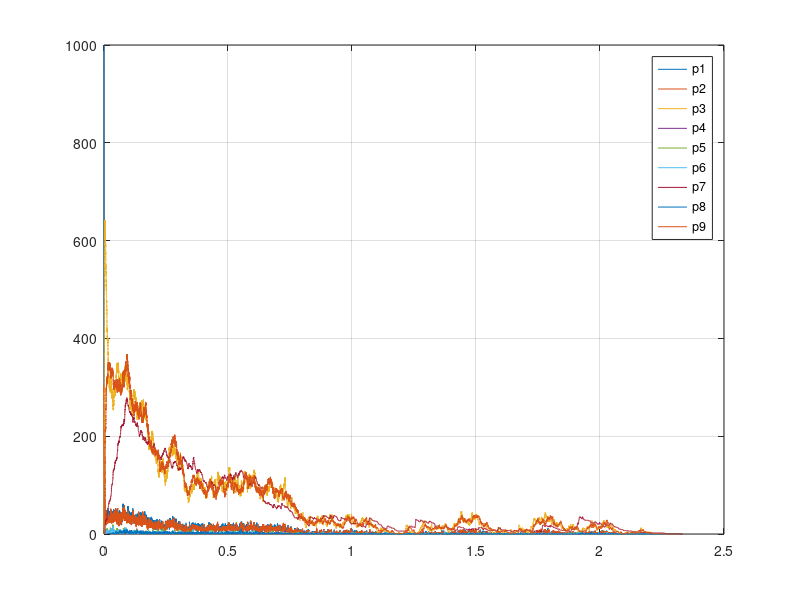
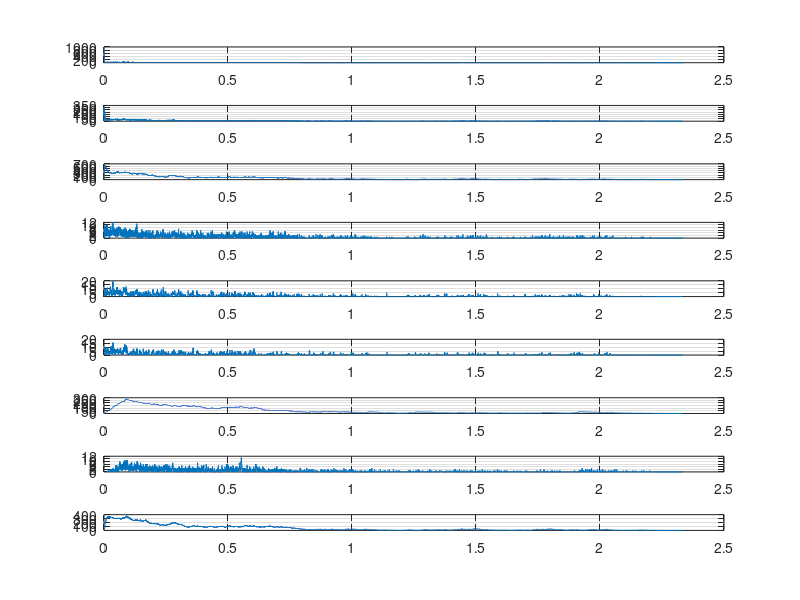

Reproduce these figures in MATLAB, in order.

close all
clear all
clc


tend = 100; 

 k12 = 870; %per sec
 k23 = 1000;
 k34 = 13.10;
 k45 = 1000;
 k56 = 870;
 k67 = 1000;
 k78 = 13.10;
 k81 = 1000;
 k01 = 100;
 k30 = 100;
 k40 = 100;


t(1) = 0;
p1(1) = 1000;
p2(1) = 0;
p3(1) = 0;
p4(1) = 0;
p5(1) = 0;
p6(1) = 0;
p7(1) = 0;
p8(1) = 0;
p9(1) = 0;
i = 1;              


while t(end)< tend
   
    rates = zeros(1,18);
    rates(1) = p8(i)*k81 + p9(i)*k01;
    rates(2) = p1(i)*k12;
    
    rates(3) = p1(i)*k12;
    rates(4) = p2(i)*k23;
    
    rates(5) = p2(i)*k23;
    rates(6) = p3(i)*(k34 + k30);
    
    rates(7) = p3(i)*k34;
    rates(8) = p4(i)*(k45 + k40);
    
    rates(9) = p4(i)*k45;
    rates(10) = p5(i)*k56;
    
    rates(11) = p5(i)*k56;
    rates(12) = p6(i)*k67;
    
    rates(13) = p6(i)*k67;
    rates(14) = p7(i)*k78;
    
    rates(15) = p7(i)*k78;
    rates(16) = p8(i)*k81;
    
    rates(17) = p4(i)*k40 + p3(i)*k30;
    rates(18) = p9(i)*k01;
    
    rate_sum = sum(rates);
    
    
    r1 = rand(1);
    tau = (1/rate_sum)*log(1/r1);
    
    t(i+1) = t(i) + tau;
    
    
    r2 = rand(1);
    
    if r2*rate_sum <= rates(1)
        p1(i+1) = p1(i) + 1;
        p2(i+1) = p2(i);
        p3(i+1) = p3(i);
        p4(i+1) = p4(i);
        p5(i+1) = p5(i);
        p6(i+1) = p6(i);
        p7(i+1) = p7(i);
        p8(i+1) = p8(i);
        p9(i+1) = p9(i);
               
        
    elseif r2 * rate_sum > rates(1) && r2 * rate_sum <= rates(1) + rates(2)
        p1(i+1) = p1(i) - 1;
        p2(i+1) = p2(i);
        p3(i+1) = p3(i);
        p4(i+1) = p4(i);
        p5(i+1) = p5(i);
        p6(i+1) = p6(i);
        p7(i+1) = p7(i);
        p8(i+1) = p8(i);
        p9(i+1) = p9(i);
        
    elseif r2 * rate_sum > rates(1) + rates(2) && r2 * rate_sum <= rates(1) + rates(2) + rates(3)
        p1(i+1) = p1(i);
        p2(i+1) = p2(i) + 1;
        p3(i+1) = p3(i);
        p4(i+1) = p4(i);
        p5(i+1) = p5(i);
        p6(i+1) = p6(i);
        p7(i+1) = p7(i);
        p8(i+1) = p8(i);
        p9(i+1) = p9(i);
        
    elseif r2 * rate_sum > rates(1) + rates(2) + rates(3)  && r2 * rate_sum <= rates(1) + rates(2) + rates(3) + rates(4)
        p1(i+1) = p1(i);
        p2(i+1) = p2(i) - 1;
        p3(i+1) = p3(i);
        p4(i+1) = p4(i);
        p5(i+1) = p5(i);
        p6(i+1) = p6(i);
        p7(i+1) = p7(i);
        p8(i+1) = p8(i);
        p9(i+1) = p9(i);
   
    elseif r2 * rate_sum > rates(1) + rates(2) + rates(3) + rates(4)  && r2 * rate_sum <= rates(1) + rates(2) + rates(3) + rates(4) + rates(5)
        p1(i+1) = p1(i);
        p2(i+1) = p2(i);
        p3(i+1) = p3(i) + 1;
        p4(i+1) = p4(i);
        p5(i+1) = p5(i);
        p6(i+1) = p6(i);
        p7(i+1) = p7(i);
        p8(i+1) = p8(i);
        p9(i+1) = p9(i);
        
    elseif r2 * rate_sum > rates(1) + rates(2) + rates(3) + rates(4) + rates(5)  && r2 * rate_sum <= rates(1) + rates(2) + rates(3) + rates(4) + rates(5) + rates(6)
        p1(i+1) = p1(i);
        p2(i+1) = p2(i);
        p3(i+1) = p3(i) - 1;
        p4(i+1) = p4(i);
        p5(i+1) = p5(i);
        p6(i+1) = p6(i);
        p7(i+1) = p7(i);
        p8(i+1) = p8(i);
        p9(i+1) = p9(i);
        
    elseif r2 * rate_sum > rates(1) + rates(2) + rates(3) + rates(4) + rates(5) + rates(6)  && r2 * rate_sum <= rates(1) + rates(2) + rates(3) + rates(4) + rates(5) + rates(6) + rates(7)
        p1(i+1) = p1(i);
        p2(i+1) = p2(i);
        p3(i+1) = p3(i);
        p4(i+1) = p4(i) + 1;
        p5(i+1) = p5(i);
        p6(i+1) = p6(i);
        p7(i+1) = p7(i);
        p8(i+1) = p8(i);
        p9(i+1) = p9(i);
        
    elseif r2 * rate_sum > rates(1) + rates(2) + rates(3) + rates(4) + rates(5) + rates(6) + rates(7)  && r2 * rate_sum <= rates(1) + rates(2) + rates(3) + rates(4) + rates(5) + rates(6) + rates(7) + rates(8)
        p1(i+1) = p1(i);
        p2(i+1) = p2(i);
        p3(i+1) = p3(i);
        p4(i+1) = p4(i) - 1;
        p5(i+1) = p5(i);
        p6(i+1) = p6(i);
        p7(i+1) = p7(i);
        p8(i+1) = p8(i);
        p9(i+1) = p9(i);
        
    elseif r2 * rate_sum > rates(1) + rates(2) + rates(3) + rates(4) + rates(5) + rates(6) + rates(7) + rates(8)  && r2 * rate_sum <= rates(1) + rates(2) + rates(3) + rates(4) + rates(5) + rates(6) + rates(7) + rates(8) + rates(9)
        p1(i+1) = p1(i);
        p2(i+1) = p2(i);
        p3(i+1) = p3(i);
        p4(i+1) = p4(i);
        p5(i+1) = p5(i) + 1;
        p6(i+1) = p6(i);
        p7(i+1) = p7(i);
        p8(i+1) = p8(i);
        p9(i+1) = p9(i);
        
    elseif r2 * rate_sum > rates(1) + rates(2) + rates(3) + rates(4) + rates(5) + rates(6) + rates(7) + rates(8) + rates(9)  && r2 * rate_sum <=  rates(1) + rates(2) + rates(3) + rates(4) + rates(5) + rates(6) + rates(7) + rates(8) + rates(9) + rates(10)
       p1(i+1) = p1(i);
        p2(i+1) = p2(i);
        p3(i+1) = p3(i);
        p4(i+1) = p4(i);
        p5(i+1) = p5(i) - 1;
        p6(i+1) = p6(i);
        p7(i+1) = p7(i);
        p8(i+1) = p8(i);
        p9(i+1) = p9(i);
        
    elseif r2 * rate_sum > rates(1) + rates(2) + rates(3) + rates(4) + rates(5) + rates(6) + rates(7) + rates(8) + rates(9) + rates(10)  && r2 * rate_sum <= rates(1) + rates(2) + rates(3) + rates(4) + rates(5) + rates(6) + rates(7) + rates(8) + rates(9) + rates(10) + rates(11)
        p1(i+1) = p1(i);
        p2(i+1) = p2(i);
        p3(i+1) = p3(i);
        p4(i+1) = p4(i);
        p5(i+1) = p5(i);
        p6(i+1) = p6(i) + 1;
        p7(i+1) = p7(i);
        p8(i+1) = p8(i);
        p9(i+1) = p9(i);
     
     elseif r2 * rate_sum > rates(1) + rates(2) + rates(3) + rates(4) + rates(5) + rates(6) + rates(7) + rates(8) + rates(9) + rates(10) + rates(11)  && r2 * rate_sum <= rates(1) + rates(2) + rates(3) + rates(4) + rates(5) + rates(6) + rates(7) + rates(8) + rates(9) + rates(10) + rates(11) + rates(12)
        p1(i+1) = p1(i);
        p2(i+1) = p2(i);
        p3(i+1) = p3(i);
        p4(i+1) = p4(i);
        p5(i+1) = p5(i);
        p6(i+1) = p6(i) - 1;
        p7(i+1) = p7(i);
        p8(i+1) = p8(i);
        p9(i+1) = p9(i);
     
      elseif r2 * rate_sum > rates(1) + rates(2) + rates(3) + rates(4) + rates(5) + rates(6) + rates(7) + rates(8) + rates(9) + rates(10) + rates(11) + rates(12) && r2 * rate_sum <= rates(1) + rates(2) + rates(3) + rates(4) + rates(5) + rates(6) + rates(7) + rates(8) + rates(9) + rates(10) + rates(11) + rates(12) + rates(13)
        p1(i+1) = p1(i);
        p2(i+1) = p2(i);
        p3(i+1) = p3(i);
        p4(i+1) = p4(i);
        p5(i+1) = p5(i);
        p6(i+1) = p6(i);
        p7(i+1) = p7(i) + 1;
        p8(i+1) = p8(i);
        p9(i+1) = p9(i);
     
      elseif r2 * rate_sum > rates(1) + rates(2) + rates(3) + rates(4) + rates(5) + rates(6) + rates(7) + rates(8) + rates(9) + rates(10) + rates(11) + rates(12) + rates(13)  && r2 * rate_sum <= rates(1) + rates(2) + rates(3) + rates(4) + rates(5) + rates(6) + rates(7) + rates(8) + rates(9) + rates(10) + rates(11) + rates(12) + rates(13) + rates(14)
        p1(i+1) = p1(i);
        p2(i+1) = p2(i);
        p3(i+1) = p3(i);
        p4(i+1) = p4(i);
        p5(i+1) = p5(i);
        p6(i+1) = p6(i);
        p7(i+1) = p7(i) - 1;
        p8(i+1) = p8(i);
        p9(i+1) = p9(i);
     
      elseif r2 * rate_sum > rates(1) + rates(2) + rates(3) + rates(4) + rates(5) + rates(6) + rates(7) + rates(8) + rates(9) + rates(10) + rates(11) + rates(12) + rates(13) + rates(14)  && r2 * rate_sum <= rates(1) + rates(2) + rates(3) + rates(4) + rates(5) + rates(6) + rates(7) + rates(8) + rates(9) + rates(10) + rates(11) + rates(12) + rates(13) + rates(14) + rates(15)
         p1(i+1) = p1(i);
        p2(i+1) = p2(i);
        p3(i+1) = p3(i);
        p4(i+1) = p4(i);
        p5(i+1) = p5(i);
        p6(i+1) = p6(i);
        p7(i+1) = p7(i);
        p8(i+1) = p8(i) + 1;
        p9(i+1) = p9(i);
     
      elseif r2 * rate_sum > rates(1) + rates(2) + rates(3) + rates(4) + rates(5) + rates(6) + rates(7) + rates(8) + rates(9) + rates(10) + rates(11) + rates(12) + rates(13) + rates(14) + rates(15)  && r2 * rate_sum <= rates(1) + rates(2) + rates(3) + rates(4) + rates(5) + rates(6) + rates(7) + rates(8) + rates(9) + rates(10) + rates(11) + rates(12) + rates(13) + rates(14) + rates(15) + rates(16)
        p1(i+1) = p1(i);
        p2(i+1) = p2(i);
        p3(i+1) = p3(i);
        p4(i+1) = p4(i);
        p5(i+1) = p5(i);
        p6(i+1) = p6(i);
        p7(i+1) = p7(i);
        p8(i+1) = p8(i) - 1;
        p9(i+1) = p9(i);
     
       elseif r2 * rate_sum > rates(1) + rates(2) + rates(3) + rates(4) + rates(5) + rates(6) + rates(7) + rates(8) + rates(9) + rates(10) + rates(11) + rates(12) + rates(13) + rates(14) + rates(15) + rates(16) && r2 * rate_sum <= rates(1) + rates(2) + rates(3) + rates(4) + rates(5) + rates(6) + rates(7) + rates(8) + rates(9) + rates(10) + rates(11) + rates(12) + rates(13) + rates(14) + rates(15) + rates(16) + rates(17)
         p1(i+1) = p1(i);
        p2(i+1) = p2(i);
        p3(i+1) = p3(i);
        p4(i+1) = p4(i);
        p5(i+1) = p5(i);
        p6(i+1) = p6(i);
        p7(i+1) = p7(i);
        p8(i+1) = p8(i);
        p9(i+1) = p9(i) + 1;
       
      elseif r2 * rate_sum > rates(1) + rates(2) + rates(3) + rates(4) + rates(5) + rates(6) + rates(7) + rates(8) + rates(9) + rates(10) + rates(11) + rates(12) + rates(13) + rates(14) + rates(15) + rates(16) + rates(17) && r2 * rate_sum <= rates(1) + rates(2) + rates(3) + rates(4) + rates(5) + rates(6) + rates(7) + rates(8) + rates(9) + rates(10) + rates(11) + rates(12) + rates(13) + rates(14) + rates(15) + rates(16) + rates(17) + rates(18)
        p1(i+1) = p1(i);
        p2(i+1) = p2(i);
        p3(i+1) = p3(i);
        p4(i+1) = p4(i);
        p5(i+1) = p5(i);
        p6(i+1) = p6(i);
        p7(i+1) = p7(i);
        p8(i+1) = p8(i);
        p9(i+1) = p9(i) - 1;
        
      end
    
    
        i = i + 1;
    
end                 

figure(1)
plot(t, p1)
hold on
plot(t, p2)
plot(t, p3)
plot(t, p4)
plot(t, p5)
plot(t, p6)
plot(t, p7)
plot(t, p8)
plot(t, p9)
hold off
grid 

legend('p1','p2','p3','p4','p5','p6','p7','p8','p9')

figure(2) 
subplot(9,1,1);
plot(t,p1)
grid
subplot(9,1,2);
plot(t,p2)
grid
subplot(9,1,3);
plot(t,p3)
grid
subplot(9,1,4);
plot(t,p4)
grid
subplot(9,1,5);
plot(t,p5)
grid
subplot(9,1,6);
plot(t,p6)
grid
subplot(9,1,7);
plot(t,p7)
grid
subplot(9,1,8);
plot(t,p8)
grid
subplot(9,1,9);
plot(t,p9)
grid

